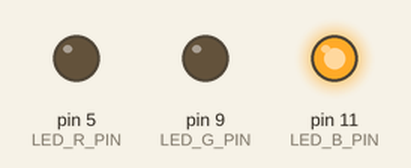
This sketch was run on a simulated Arduino Uno, built with avr-gcc and run on an emulated ATmega328P. Parts: output pins drawn as LEDs (lit = HIGH). What the sketch prints to the serial monitor is not drawn.

Above: at 0.1 s.
Timing chart, 0 to 1.6 s (numbered marks = the images above):
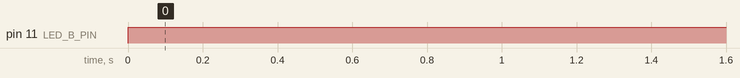

Measured:
- by itself, pin 11 (LED_B_PIN): LOW → HIGH at 0.00 s

The sketch:

ledtest.ino
```cpp
#define LED_R_PIN 5
#define LED_G_PIN 9
#define LED_B_PIN 11

void set_color(int red_value, int green_value, int blue_value) {
  analogWrite(LED_R_PIN,red_value);
  analogWrite(LED_G_PIN,green_value);
  analogWrite(LED_B_PIN,blue_value);
}

void setup() {
  pinMode(LED_R_PIN,OUTPUT);
  pinMode(LED_G_PIN,OUTPUT);
  pinMode(LED_B_PIN,OUTPUT);
  Serial.begin(9600);
}

void loop() {

  //set_color(255,0,0);
  //Serial.println("Red");
  //delay(1000);
  //set_color(0,255,0);
  //Serial.println("Green");
  //delay(1000);
  set_color(0,0,255);
  Serial.println("Blue");
  delay(1000);
  /*set_color(255,255,0);
  Serial.println("Yellow");
  delay(1000);
  set_color(255,0,255);
  Serial.println("Purple");
  delay(1000);
  set_color(255,173,0);
  Serial.println("Orange?");
  delay(1000);
  set_color(255,255,255);
  Serial.println("White");
  delay(1000);*/
}
```
